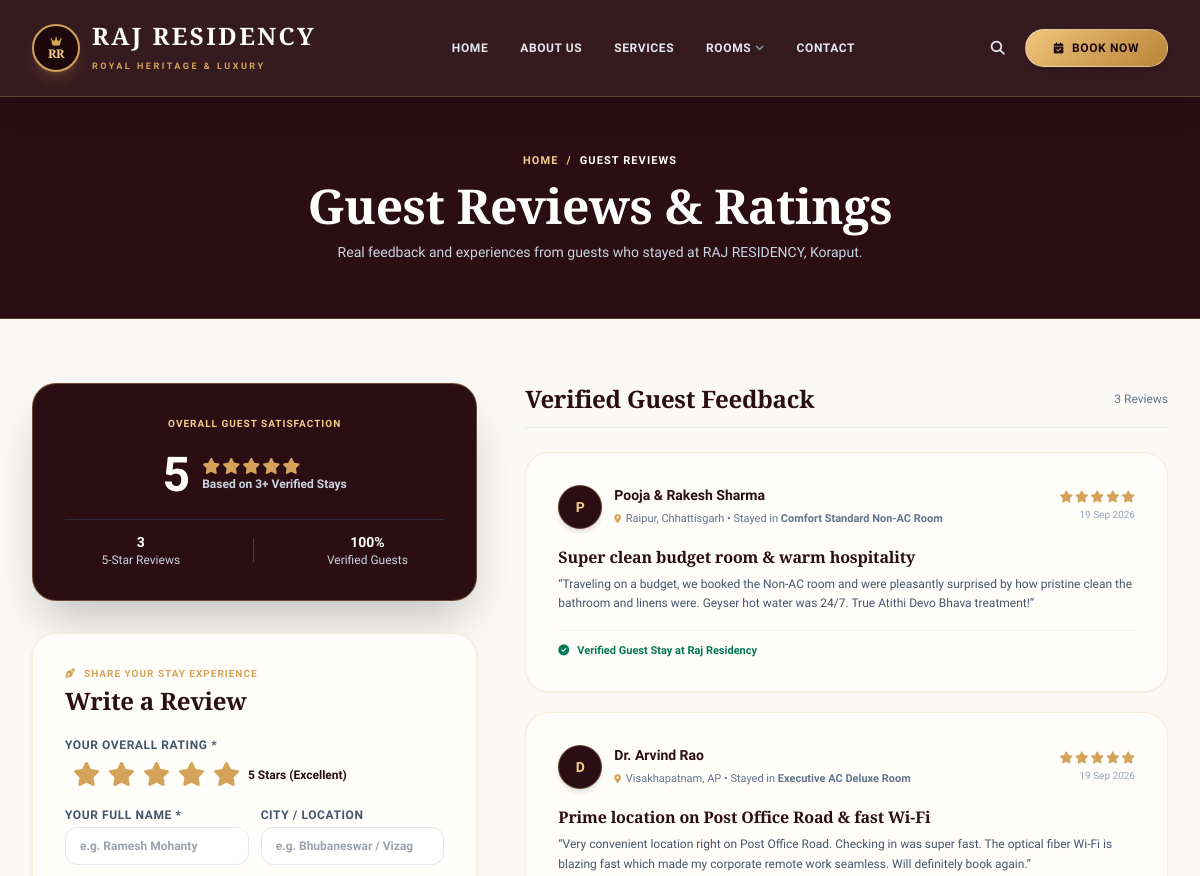
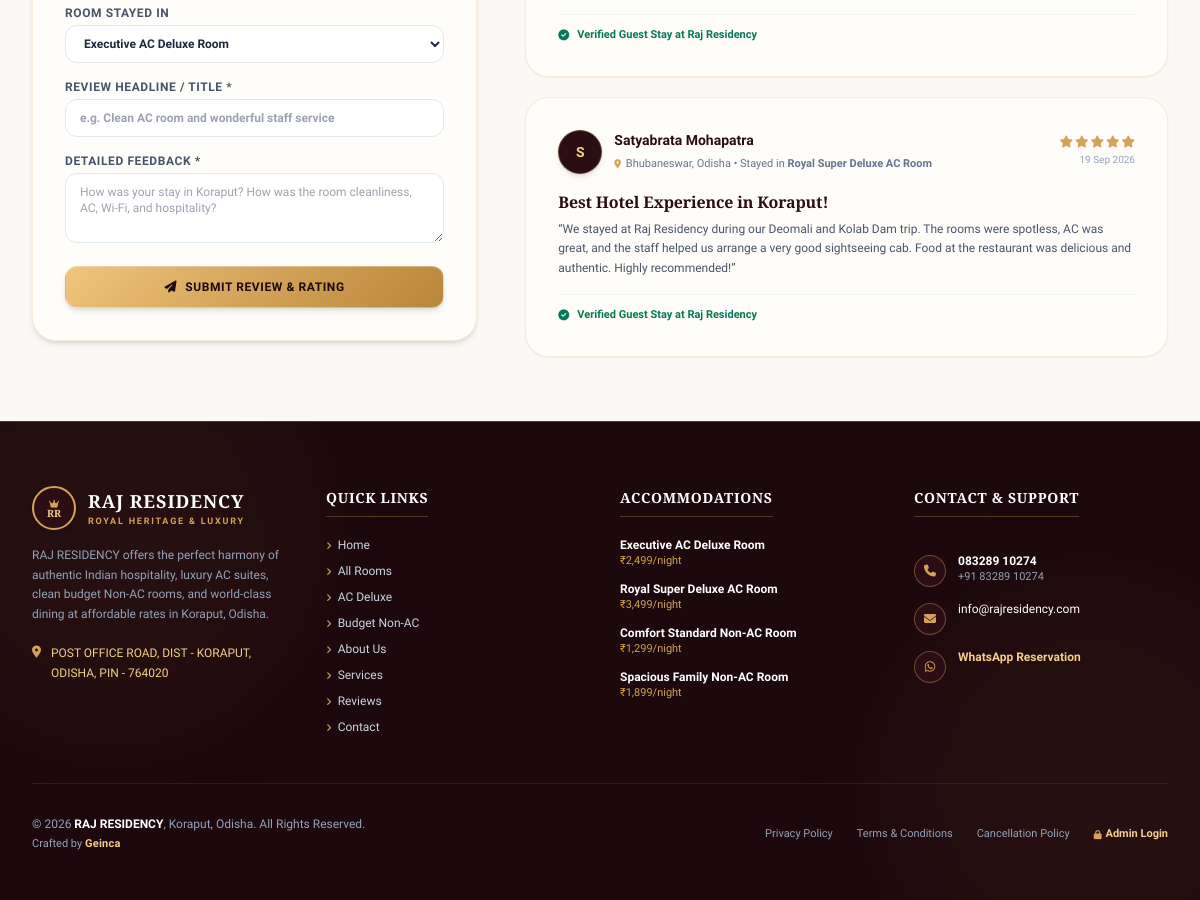
Screenshot of /reviews.php with the database file from the repository (2 pictures, top to bottom).
### tables this page shows
CREATE TABLE `reviews` (
  `id` INT AUTO_INCREMENT PRIMARY KEY,
  `guest_name` VARCHAR(255) NOT NULL,
  `guest_city` VARCHAR(100) DEFAULT 'Guest',
  `room_stayed` VARCHAR(255) DEFAULT 'Executive AC Deluxe',
  `rating` INT NOT NULL DEFAULT 5,
  `title` VARCHAR(255) NOT NULL,
  `review_text` TEXT NOT NULL,
  `is_approved` TINYINT(1) DEFAULT 0,
  `is_featured` TINYINT(1) DEFAULT 1,
  `created_at` TIMESTAMP DEFAULT CURRENT_TIMESTAMP
);

CREATE TABLE `rooms` (
  `id` INT AUTO_INCREMENT PRIMARY KEY,
  `name` VARCHAR(255) NOT NULL,
  `slug` VARCHAR(255) NOT NULL,
  `category` VARCHAR(50) NOT NULL,  
  `type_label` VARCHAR(100) NOT NULL,
  `price_per_night` DECIMAL(10,2) NOT NULL,
  `discount_price` DECIMAL(10,2) NULL,
  `max_guests` INT DEFAULT 2,
  `bed_type` VARCHAR(100) NOT NULL,
  `room_size` VARCHAR(100) DEFAULT '280 sq.ft',
  `featured_image` TEXT NOT NULL,
  `gallery` TEXT NULL,
  `description` TEXT NOT NULL,
  `amenities` TEXT NOT NULL,
  `inclusions` TEXT NULL,
  `is_featured` TINYINT(1) DEFAULT 1,
  `is_available` TINYINT(1) DEFAULT 1,
  `created_at` TIMESTAMP DEFAULT CURRENT_TIMESTAMP
);

### reviews.php (the view, shortened to what the rows shown need)
<?php
require_once __DIR__ . '/includes/functions.php';
$reviews = get_approved_reviews();
$stats = get_review_stats();
$allRooms = get_all_rooms();
require_once __DIR__ . '/includes/header.php';
?>
<section class="bg-[#2b0e14] text-white py-14 border-b border-[#d4a359]/30 relative overflow-hidden">
    <div class="max-w-7xl mx-auto px-4 sm:px-6 lg:px-8 relative z-10 text-center space-y-3">
        <h1 class="font-serif text-3xl sm:text-4xl lg:text-5xl font-bold text-white">
            Guest Reviews & Ratings
        </h1>
    </div>
</section>
<section class="py-16 bg-[#fbf9f5]">
    <div class="max-w-7xl mx-auto px-4 sm:px-6 lg:px-8">
        <div class="grid grid-cols-1 lg:grid-cols-12 gap-12">
            <div class="lg:col-span-5 space-y-8">
                <div class="bg-[#2b0e14] rounded-2xl sm:rounded-3xl p-6 sm:p-8 text-white border border-[#d4a359]/40 shadow-2xl space-y-4 sm:space-y-5 text-center">
                    <div class="flex items-center justify-center space-x-3">
                        <span class="text-4xl sm:text-5xl font-black text-white"><?php echo $stats['average']; ?></span>
                        <div class="text-left">
                            <div class="text-[#d4a359] text-sm sm:text-base flex space-x-0.5">
                            </div>
                            <span class="text-[11px] sm:text-xs text-slate-300 font-semibold block mt-0.5">Based on <?php echo count($reviews); ?>+ Verified Stays</span>
                        </div>
                    </div>
                    <div class="pt-3 border-t border-slate-700/60 text-xs text-slate-300 flex items-center justify-around">
                        <div><strong class="text-white font-bold block text-sm"><?php echo $stats['five_star']; ?></strong> 5-Star Reviews</div>
                    </div>
                </div>
            </div>
            <div class="lg:col-span-7 space-y-6">
                <?php if (empty($reviews)): ?>
                    <div class="text-center py-16 bg-[#fffdfa] rounded-3xl border border-[#d4a359]/20 p-8 space-y-2">
                        <i class="fa-regular fa-star text-4xl text-slate-300"></i>
                        <p class="text-xs font-semibold text-slate-600">Be the first to leave a review for Raj Residency!</p>
                    </div>
                <?php else: ?>
                    <div class="space-y-5">
                        <?php foreach ($reviews as $rv): ?>
                            <div class="bg-[#fffdfa] rounded-3xl p-6 sm:p-8 border border-[#d4a359]/20 shadow-sm hover:border-[#d4a359] transition duration-300 space-y-4">
                                <div class="flex flex-col sm:flex-row sm:items-center justify-between gap-2">
                                    <div class="flex items-center space-x-3">
                                        <div class="w-11 h-11 rounded-full bg-[#2b0e14] text-[#f3cf8a] border border-[#d4a359]/30 flex items-center justify-center font-bold text-sm shadow-md">
                                            <?php echo strtoupper(substr($rv['guest_name'] ?? 'G', 0, 1)); ?>
                                        </div>
                                        <div>
                                            <strong class="text-sm text-[#2b0e14] block"><?php echo htmlspecialchars($rv['guest_name']); ?></strong>
                                            <span class="text-[11px] text-slate-500">
                                                <i class="fa-solid fa-location-dot text-[9px] text-[#d4a359] mr-0.5"></i>
                                                <?php echo htmlspecialchars($rv['guest_city']); ?> &bull; Stayed in <strong><?php echo htmlspecialchars($rv['room_stayed']); ?></strong>
                                            </span>
                                        </div>
                                    </div>
                                    <div class="flex flex-col sm:items-end">
                                        <div class="text-[#d4a359] text-xs flex space-x-0.5">
                                            <?php for ($i = 1; $i <= 5; $i++): ?>
                                                <i class="fa-solid fa-star <?php echo ($i <= (int)$rv['rating']) ? 'text-[#d4a359]' : 'text-slate-300'; ?>"></i>
                                            <?php endfor; ?>
                                        </div>
                                        <span class="text-[10px] text-slate-400 mt-1"><?php echo date('d M Y', strtotime($rv['created_at'])); ?></span>
                                    </div>
                                </div>
                                <div>
                                    <h4 class="font-serif font-bold text-base text-[#2b0e14] mb-1.5"><?php echo htmlspecialchars($rv['title']); ?></h4>
                                    <p class="text-xs text-slate-600 leading-relaxed font-light">
                                        &ldquo;<?php echo nl2br(htmlspecialchars($rv['review_text'])); ?>&rdquo;
                                    </p>
                                </div>
                                <div class="pt-3 border-t border-slate-100 flex items-center space-x-2 text-[11px] text-emerald-700 font-bold">
                                    <i class="fa-solid fa-circle-check"></i>
                                    <span>Verified Guest Stay at Raj Residency</span>
                                </div>
                            </div>
                        <?php endforeach; ?>
                    </div>
                <?php endif; ?>
            </div>
        </div>
    </div>
</section>
<?php require_once __DIR__ . '/includes/footer.php'; ?>

### includes/footer.php (shortened to what the rows shown need)
<?php
$footerRooms = get_all_rooms(null, true);
$footerRooms = array_slice($footerRooms, 0, 4);
?>
    </main>
    <footer class="bg-[#1c080d] text-slate-300 pt-12 sm:pt-16 pb-28 lg:pb-12 border-t border-[#d4a359]/30 relative overflow-hidden">
        <div class="max-w-7xl mx-auto px-4 sm:px-6 lg:px-8 relative z-10">
            <div class="grid grid-cols-2 md:grid-cols-2 lg:grid-cols-4 gap-x-5 sm:gap-x-8 gap-y-8 lg:gap-10 mb-10 sm:mb-12">
                <div class="col-span-1">
                    <ul class="space-y-2.5 sm:space-y-3 text-xs">
                        <?php foreach ($footerRooms as $fr): ?>
                            <li>
                                <a href="room-details.php?id=<?php echo $fr['id']; ?>" class="group block hover:text-[#f3cf8a] transition">
                                    <span class="font-semibold text-white group-hover:text-[#f3cf8a] block truncate text-[11px] sm:text-xs"><?php echo htmlspecialchars($fr['name']); ?></span>
                                    <span class="text-[10px] sm:text-[11px] text-[#d4a359] font-medium block"><?php echo format_price($fr['price_per_night']); ?>/night</span>
                                </a>
                            </li>
                        <?php endforeach; ?>
                    </ul>
                </div>
            </div>
        </div>
    </footer>
</body>
</html>

### rows the page displays
reviews: rating "5", id "3", guest_name "P", guest_name "Pooja & Rakesh Sharma", guest_city "Raipur, Chhattisgarh", room_stayed "Comfort Standard Non-AC Room", created_at "19 Sep 2026", title "Super clean budget room & warm hospitality", review_text "Traveling on a budget, we booked the Non-AC room and were pleasantly surprised by how pristine clean the bathroom and linens were. Geyser hot water was 24/7. True Atithi Devo Bhava treatment!"
reviews: guest_name "D", guest_name "Dr. Arvind Rao", guest_city "Visakhapatnam, AP", room_stayed "Executive AC Deluxe Room", rating 5 (drawn), created_at "19 Sep 2026", title "Prime location on Post Office Road & fast Wi-Fi", review_text "Very convenient location right on Post Office Road. Checking in was super fast. The optical fiber Wi-Fi is blazing fast which made my corporate remote work seamless. Will definitely book again."
reviews: guest_name "S", guest_name "Satyabrata Mohapatra", guest_city "Bhubaneswar, Odisha", room_stayed "Royal Super Deluxe AC Room", rating 5 (drawn), created_at "19 Sep 2026", title "Best Hotel Experience in Koraput!", review_text "We stayed at Raj Residency during our Deomali and Kolab Dam trip. The rooms were spotless, AC was great, and the staff helped us arrange a very good sightseeing cab. Food at the restaurant was delicious and authentic. Highly recommended!"
rooms: name "Executive AC Deluxe Room", price_per_night "₹2,499"
rooms: name "Royal Super Deluxe AC Room", price_per_night "₹3,499"
rooms: name "Comfort Standard Non-AC Room", price_per_night "₹1,299"
rooms: name "Spacious Family Non-AC Room", price_per_night "₹1,899"

### other values shown
$settings['hotel_name'] "RAJ RESIDENCY"
$settings['hotel_tagline'] "ROYAL HERITAGE & LUXURY"
count($reviews) "3"
$settings['hotel_address'] "POST OFFICE ROAD, DIST - KORAPUT, ODISHA, PIN - 764020"
$settings['hotel_phone'] "083289 10274"
$settings['hotel_phone_alt'] "+91 83289 10274"
$settings['hotel_email'] "info@rajresidency.com"
form field room_stayed "Executive AC Deluxe Room"
